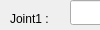
          <widget class="QWidget" name="page_robot_scara_grip_big">
           <property name="geometry">
            <rect>
             <x>0</x>
             <y>0</y>
             <width>100</width>
             <height>30</height>
            </rect>
           </property>
           <attribute name="label">
            <string>Grip_Big</string>
           </attribute>
           <widget class="QLineEdit" name="lineEdit_scara_big_grip_joint1_value">
            <property name="geometry">
             <rect>
              <x>70</x>
              <y>0</y>
              <width>81</width>
              <height>25</height>
             </rect>
            </property>
           </widget>
           <widget class="QLineEdit" name="lineEdit_scara_big_grip_joint2_value">
            <property name="geometry">
             <rect>
              <x>70</x>
              <y>30</y>
              <width>81</width>
              <height>25</height>
             </rect>
            </property>
           </widget>
           <widget class="QLabel" name="label_scara_big_grip_joint1">
            <property name="geometry">
             <rect>
              <x>10</x>
              <y>10</y>
              <width>67</width>
              <height>17</height>
             </rect>
            </property>
            <property name="text">
             <string>Joint1 :</string>
            </property>
           </widget>
           <widget class="QLabel" name="label_scara_big_grip_joint2">
            <property name="geometry">
             <rect>
              <x>10</x>
              <y>40</y>
              <width>67</width>
              <height>17</height>
             </rect>
            </property>
            <property name="text">
             <string>Joint2 :</string>
            </property>
           </widget>
           <widget class="QPushButton" name="pushButton_scara_grip_big">
            <property name="geometry">
             <rect>
              <x>160</x>
              <y>30</y>
              <width>89</width>
              <height>25</height>
             </rect>
            </property>
            <property name="text">
             <string>Add</string>
            </property>
           </widget>
          </widget>
